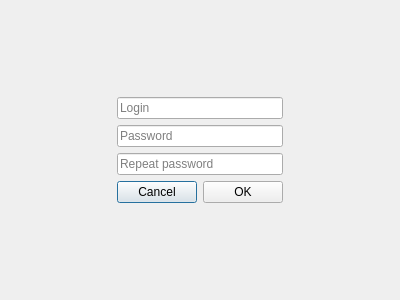
<?xml version="1.0" encoding="UTF-8"?>
<ui version="4.0">
 <class>RegWindow</class>
 <widget class="QDialog" name="RegWindow">
  <property name="geometry">
   <rect>
    <x>0</x>
    <y>0</y>
    <width>400</width>
    <height>300</height>
   </rect>
  </property>
  <property name="windowTitle">
   <string>Dialog</string>
  </property>
  <layout class="QGridLayout" name="gridLayout">
   <item row="0" column="1">
    <spacer name="verticalSpacer_2">
     <property name="orientation">
      <enum>Qt::Vertical</enum>
     </property>
     <property name="sizeHint" stdset="0">
      <size>
       <width>20</width>
       <height>73</height>
      </size>
     </property>
    </spacer>
   </item>
   <item row="1" column="0">
    <spacer name="horizontalSpacer_2">
     <property name="orientation">
      <enum>Qt::Horizontal</enum>
     </property>
     <property name="sizeHint" stdset="0">
      <size>
       <width>97</width>
       <height>20</height>
      </size>
     </property>
    </spacer>
   </item>
   <item row="1" column="1">
    <layout class="QVBoxLayout" name="verticalLayout">
     <item>
      <widget class="QLineEdit" name="lineEditlogin">
       <property name="placeholderText">
        <string>Login</string>
       </property>
      </widget>
     </item>
     <item>
      <widget class="QLineEdit" name="lineEditpass">
       <property name="echoMode">
        <enum>QLineEdit::PasswordEchoOnEdit</enum>
       </property>
       <property name="placeholderText">
        <string>Password</string>
       </property>
      </widget>
     </item>
     <item>
      <widget class="QLineEdit" name="lineEditrepeatpass">
       <property name="text">
        <string/>
       </property>
       <property name="echoMode">
        <enum>QLineEdit::PasswordEchoOnEdit</enum>
       </property>
       <property name="placeholderText">
        <string>Repeat password</string>
       </property>
      </widget>
     </item>
     <item>
      <layout class="QHBoxLayout" name="horizontalLayout">
       <item>
        <widget class="QPushButton" name="pushButton_2">
         <property name="text">
          <string>Cancel</string>
         </property>
        </widget>
       </item>
       <item>
        <widget class="QPushButton" name="pushButton">
         <property name="text">
          <string>OK</string>
         </property>
        </widget>
       </item>
      </layout>
     </item>
    </layout>
   </item>
   <item row="1" column="2">
    <spacer name="horizontalSpacer">
     <property name="orientation">
      <enum>Qt::Horizontal</enum>
     </property>
     <property name="sizeHint" stdset="0">
      <size>
       <width>97</width>
       <height>20</height>
      </size>
     </property>
    </spacer>
   </item>
   <item row="2" column="1">
    <spacer name="verticalSpacer">
     <property name="orientation">
      <enum>Qt::Vertical</enum>
     </property>
     <property name="sizeHint" stdset="0">
      <size>
       <width>20</width>
       <height>73</height>
      </size>
     </property>
    </spacer>
   </item>
  </layout>
 </widget>
 <resources/>
 <connections/>
</ui>
